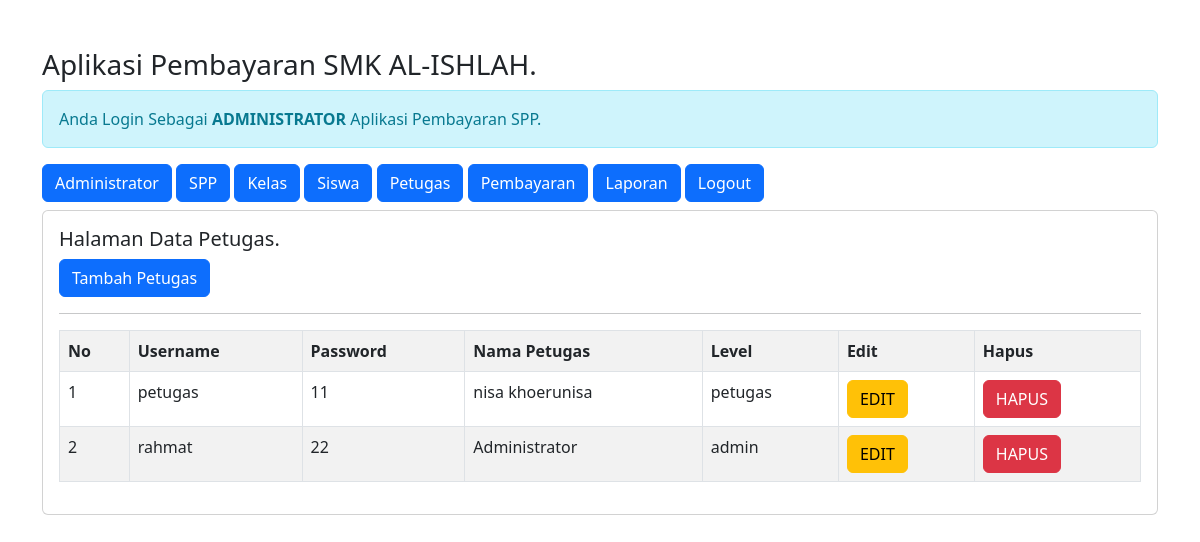
The page /admin/admin.php?url=petugas (signed in) on the database its author committed.
### tables this page shows
CREATE TABLE `petugas` (
  `id_petugas` int(11) NOT NULL,
  `username` varchar(25) NOT NULL,
  `password` varchar(32) NOT NULL,
  `nama_petugas` varchar(35) NOT NULL,
  `level` enum('admin','petugas') NOT NULL
);

### admin/petugas.php (the view)
<h5>Halaman Data Petugas.</h5>
<a href="?url=tambah-petugas" class="btn btn-primary"> Tambah Petugas </a>
<hr>
<table class="table table-striped table-bordered">
	<tr class="fw-bold">
		<td>No</td>
		<td>Username</td>
		<td>Password</td>
		<td>Nama Petugas</td>
		<td>Level</td>
		<td>Edit</td>
		<td>Hapus</td>
	</tr>
	<?php
	include'../koneksi.php';
	$no = 1;
	$sql = "SELECT*FROM petugas ORDER BY id_petugas DESC";
	$query = mysqli_query($koneksi, $sql);
	foreach($query as $data){ ?>
		<tr>
			<td><?= $no++; ?></td>
			<td><?= $data['username'] ?></td>
			<td><?= $data['password'] ?></td>
			<td><?= $data['nama_petugas'] ?></td>
			<td><?= $data['level'] ?></td>
			<td>
				<a href="?url=edit-petugas&id_petugas=<?= $data['id_petugas'] ?>" class='btn btn-warning'>EDIT</a>
			</td>
			<td>
				<a onclick="return confirm('Apakah Anda Yakin Ingin Menghapus Data')" href="?url=hapus-petugas&id_petugas=<?= $data['id_petugas'] ?>" class='btn btn-danger'>HAPUS</a>
			</td>
		</tr>
	<?php } ?>
</table>

### rows shown on the page
petugas: username "petugas", password "11", nama_petugas "nisa khoerunisa", level "petugas"
petugas: username "rahmat", password "22", nama_petugas "Administrator", level "admin"
